Frame 1 (no input): blank canvas, image omitted
Frame 60 (no input): blank canvas, image omitted
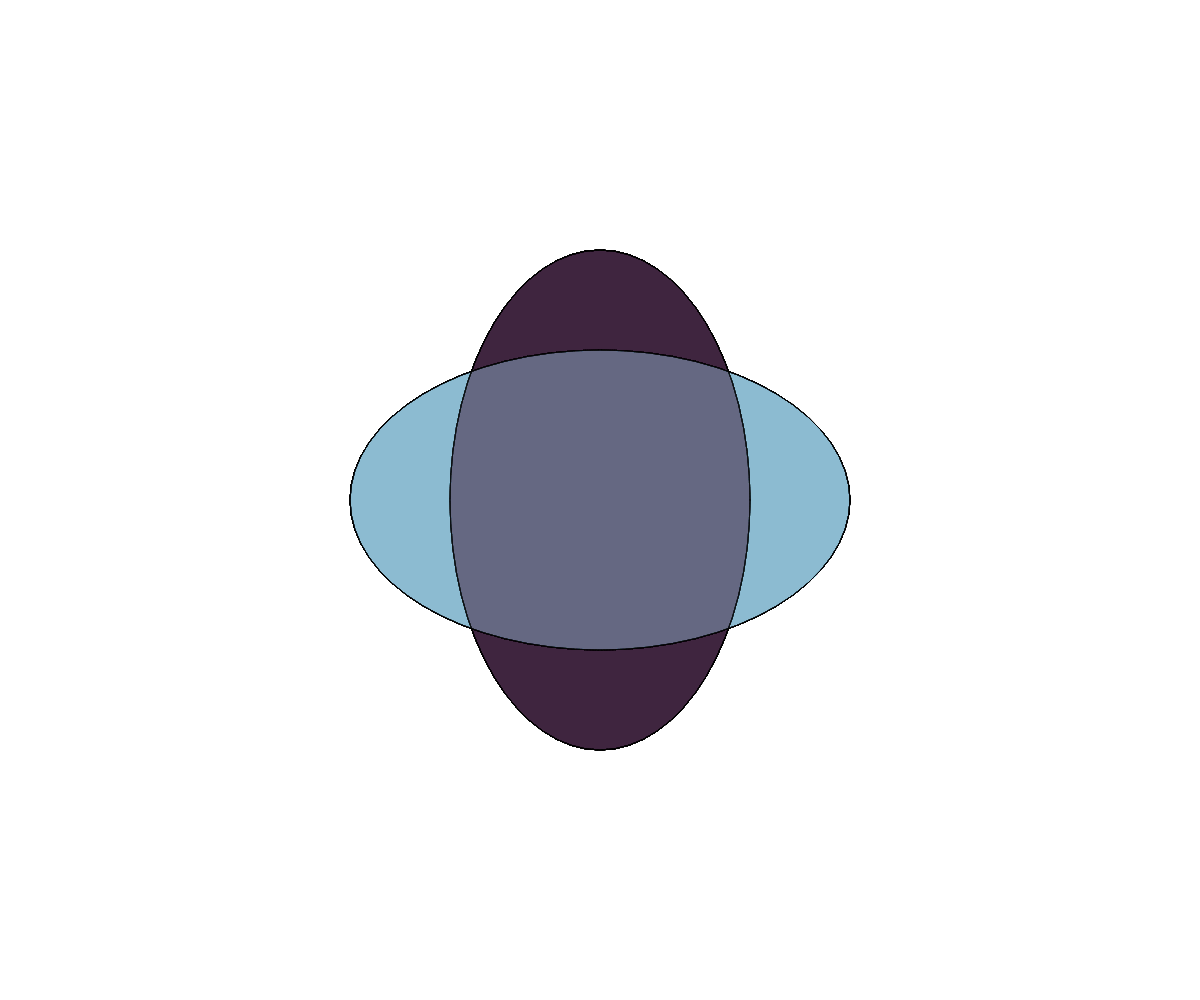
Frame 120 (the mouse pressed at the canvas centre since frame 60)

The p5.js sketch whose frames 1 and 60 were blank and that drew this single picture after the mouse press (run headless with seeded random() and noise() and a simulated clock; from frame 60 on, the mouse is pressed at the canvas centre):

// p5.js sketch
// ── sketch.js
var color1;
var color2;

function setup() { 
  createCanvas(windowWidth, windowHeight);
  changeColors();
} 

function draw() { 
  stroke(0, 100);
  fill(color1);
  ellipse(width/2, height/2, mouseX/2, mouseY);
  fill(color2);
  ellipse(width/2, height/2, mouseY, mouseX/2);
}


function mousePressed() {
  //background(51);
  changeColors();
}


function getRandomColor() {
  var r = random(255);
  var g = random(255);
  var b = random(255);
  var a = 10;
  return color(r, g, b, a);
}


function changeColors() {
  color1 = getRandomColor();
  color2 = getRandomColor();
}
